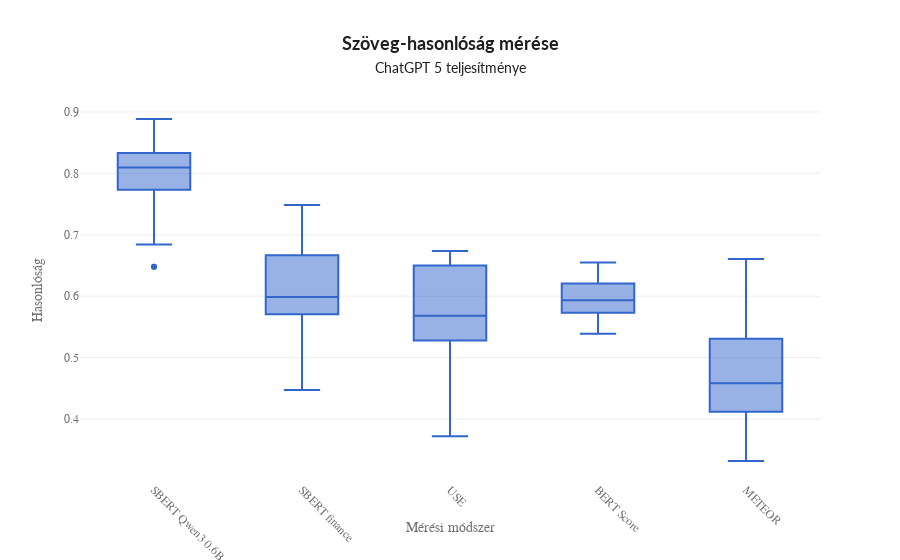

Notebook source saved alongside this figure:
### Code cell
import plotly.express as plotly_express
import plotly.graph_objects as plotly_go

custom_template = {
    "layout": plotly_go.Layout(
        font={
            "family": "Nunito",
            "size": 12,
            "color": "#707070",
        },
        title={
            "font": {
                "family": "Lato",
                "size": 18,
                "color": "#1f1f1f",
            },
        },
        plot_bgcolor="#ffffff",
        paper_bgcolor="#ffffff",
        colorway=plotly_express.colors.qualitative.G10,
    )
}

def format_title(title, subtitle=None, subtitle_font_size=14):
    title = f'<b>{title}</b>'
    if not subtitle:
        return title
    subtitle = f'<span style="font-size: {subtitle_font_size}px;">{subtitle}</span>'
    return f'{title}<br>{subtitle}'

evaluation_result_filtered = pd.DataFrame({
    "name": evaluation_result_chatgpt["name"].values,
    "score": evaluation_result_chatgpt["score"].values
})

# Create a boxplot using Plotly
fig = plotly_express.box(
    evaluation_result_filtered,
    x="name",
    y="score",
    title=format_title("Szöveg-hasonlóság mérése", "ChatGPT 5 teljesítménye"),
    labels={"name": "Evaluation Type", "score": "Similarity Score"},
    template=custom_template
)

# Customize the layout
fig.update_layout(
    xaxis_title="Mérési módszer",
    yaxis_title="Hasonlóság",
    xaxis=dict(tickangle=45),
    showlegend=False
)

# fig.write_html("basic_rag_test_chatgpt5.html")

# Show the plot
fig.show()

### Figure 1 — Plotly figure (JSON) as saved in the notebook; plotly's stock layout.template omitted (floating-point values rounded to 4 significant figures)
{"data": [{"alignmentgroup": "True", "hovertemplate": "Evaluation Type=%{x}<br>Similarity Score=%{y}<extra></extra>", "legendgroup": "", "marker": {"color": "#3366CC"}, "name": "", "notched": false, "offsetgroup": "", "orientation": "v", "showlegend": false, "type": "box", "x": ["SBERT Qwen3 0.6B", "SBERT finance", "USE", "BERT Score", "METEOR", "SBERT Qwen3 0.6B", "SBERT finance", "USE", "BERT Score", "METEOR", "SBERT Qwen3 0.6B", "SBERT finance", "USE", "BERT Score", "METEOR", "SBERT Qwen3 0.6B", "SBERT finance", "USE", "BERT Score", "METEOR", "SBERT Qwen3 0.6B", "SBERT finance", "USE", "BERT Score", "METEOR", "SBERT Qwen3 0.6B", "SBERT finance", "USE", "BERT Score", "METEOR", "SBERT Qwen3 0.6B", "SBERT finance", "USE", "BERT Score", "METEOR", "SBERT Qwen3 0.6B", "SBERT finance", "USE", "BERT Score", "METEOR", "SBERT Qwen3 0.6B", "SBERT finance", "USE", "BERT Score", "METEOR", "SBERT Qwen3 0.6B", "SBERT finance", "USE", "BERT Score", "METEOR", "SBERT Qwen3 0.6B", "SBERT finance", "USE", "BERT Score", "METEOR", "SBERT Qwen3 0.6B", "SBERT finance", "USE", "BERT Score", "METEOR", "SBERT Qwen3 0.6B", "SBERT finance", "USE", "BERT Score", "METEOR", "SBERT Qwen3 0.6B", "SBERT finance", "USE", "BERT Score", "METEOR", "SBERT Qwen3 0.6B", "SBERT finance", "USE", "BERT Score", "METEOR", "SBERT Qwen3 0.6B", "SBERT finance", "USE", "BERT Score", "METEOR", "SBERT Qwen3 0.6B", "SBERT finance", "USE", "BERT Score", "METEOR", "SBERT Qwen3 0.6B", "SBERT finance", "USE", "BERT Score", "METEOR"], "x0": " ", "xaxis": "x", "y": [0.684, 0.4471, 0.5498, 0.6548, 0.6217, 0.8723, 0.5721, 0.5868, 0.6003, 0.4882, 0.8282, 0.6665, 0.6478, 0.6385, 0.5309, 0.8885, 0.5852, 0.663, 0.6287, 0.4526, 0.8276, 0.5545, 0.6551, 0.5542, 0.4119, 0.8333, 0.5536, 0.6498, 0.5727, 0.4587, 0.7734, 0.6507, 0.6164, 0.5388, 0.3317, 0.8098, 0.5923, 0.4594, 0.5775, 0.338, 0.8038, 0.5217, 0.5341, 0.6079, 0.5089, 0.8067, 0.6921, 0.4671, 0.6019, 0.4251, 0.8253, 0.6868, 0.6736, 0.6206, 0.458, 0.6482, 0.584, 0.5338, 0.5912, 0.5589, 0.8096, 0.7484, 0.5376, 0.5701, 0.5736, 0.8538, 0.6898, 0.4668, 0.5732, 0.4224, 0.8028, 0.6048, 0.3722, 0.5914, 0.3337, 0.8834, 0.6613, 0.6271, 0.6308, 0.6606, 0.6481, 0.5708, 0.5281, 0.5953, 0.5216, 0.7288, 0.6484, 0.65, 0.5896, 0.4055], "y0": " ", "yaxis": "y"}], "layout": {"boxmode": "group", "legend": {"tracegroupgap": 0}, "showlegend": false, "title": {"text": "<b>Szöveg-hasonlóság mérése</b><br><span style=\"font-size: 14px;\">ChatGPT 5 teljesítménye</span>"}, "xaxis": {"anchor": "y", "domain": [0, 1], "tickangle": 45, "title": {"text": "Mérési módszer"}}, "yaxis": {"anchor": "x", "domain": [0, 1], "title": {"text": "Hasonlóság"}}}}
